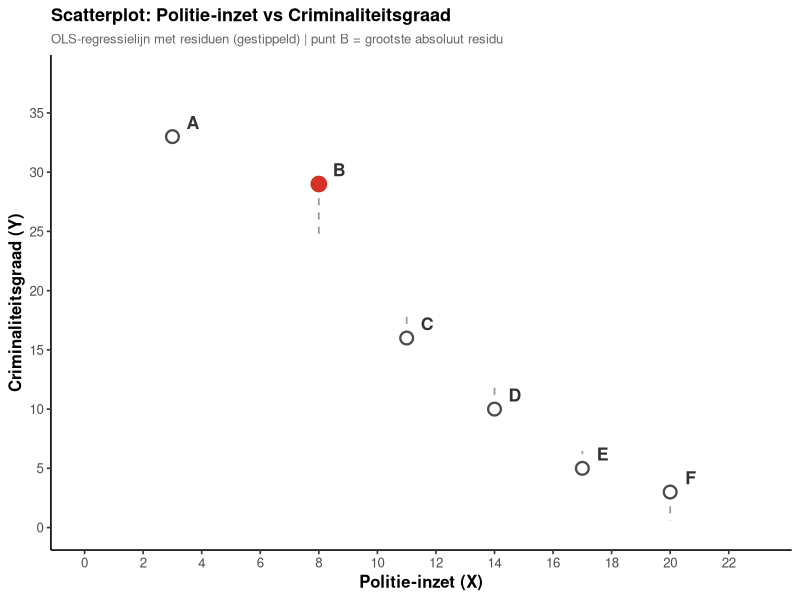

This figure's R source:
# generate_scatter_outlier.R
# Creates: scatter_outlier.png
# Used in: Oef - 8.3 (Hoofdstuk 8)
# Topic: Scatterplot of 6 labelled points + OLS regression line.
#        Students identify point B as having the largest absolute residual.
# Data:
#   A(3,33)  residu = -1.1
#   B(8,29)  residu = +4.8  <-- largest absolute residual (correct answer)
#   C(11,16) residu = -2.3
#   D(14,10) residu = -2.4
#   E(17,5)  residu = -1.5
#   F(20,3)  residu = +2.4
# Run from this directory: Rscript generate_scatter_outlier.R

library(ggplot2)

# ── Data ──────────────────────────────────────────────────────────────────────
df <- data.frame(
  label = c("A", "B", "C", "D", "E", "F"),
  x     = c(3,   8,  11,  14,  17,  20),
  y     = c(33,  29,  16,  10,   5,   3)
)

# OLS regression (same values used in Answer.R feedback)
fit  <- lm(y ~ x, data = df)
# At x=8: yhat ≈ 24.2 (B has residu +4.8, largest absolute)

line_df <- data.frame(x = c(0, 22))
line_df$y <- predict(fit, newdata = line_df)

# Residual segments (vertical lines from point to fitted line)
df$yhat   <- predict(fit)
df$residu <- df$y - df$yhat

# ── Plot ──────────────────────────────────────────────────────────────────────
p <- ggplot(df, aes(x = x, y = y)) +
  # Residual lines (grey dashed)
  geom_segment(aes(xend = x, yend = yhat),
               linetype = "dashed", colour = "grey60", linewidth = 0.6) +
  # Regression line
  geom_line(data = line_df, aes(x = x, y = y),
            colour = "#2166ac", linewidth = 1.1) +
  # All points (open circles)
  geom_point(size = 3.5, colour = "grey30", fill = "white", shape = 21,
             stroke = 1.2) +
  # Point B highlighted (largest residual)
  geom_point(data = subset(df, label == "B"),
             size = 3.8, colour = "#d73027", fill = "#d73027", shape = 21,
             stroke = 1.4) +
  # Point labels (offset above right)
  geom_text(aes(label = label),
            nudge_x = 0.7, nudge_y = 1.2,
            size = 4.5, fontface = "bold", colour = "grey20") +
  # Axis labels
  labs(
    x       = "Politie-inzet (X)",
    y       = "Criminaliteitsgraad (Y)",
    title   = "Scatterplot: Politie-inzet vs Criminaliteitsgraad",
    subtitle = "OLS-regressielijn met residuen (gestippeld) | punt B = grootste absoluut residu"
  ) +
  scale_x_continuous(limits = c(0, 23), breaks = seq(0, 22, 2)) +
  scale_y_continuous(limits = c(0, 38), breaks = seq(0, 35, 5)) +
  theme_classic(base_size = 12) +
  theme(
    plot.title    = element_text(face = "bold", size = 13),
    plot.subtitle = element_text(size = 9.5, colour = "grey40"),
    axis.title    = element_text(face = "bold")
  )

# ── Save ──────────────────────────────────────────────────────────────────────
ggsave("scatter_outlier.png", plot = p,
       width = 7, height = 5, dpi = 150, bg = "white")
cat("Saved: scatter_outlier.png\n")
cat(sprintf("Residuals: %s\n",
    paste(sprintf("%s=%.1f", df$label, df$residu), collapse = ", ")))
